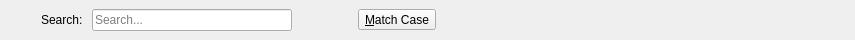
<?xml version="1.0" encoding="UTF-8"?>
<ui version="4.0">
 <class>SearchToolbar</class>
 <widget class="QWidget" name="SearchToolbar">
  <property name="geometry">
   <rect>
    <x>0</x>
    <y>0</y>
    <width>855</width>
    <height>40</height>
   </rect>
  </property>
  <layout class="QHBoxLayout" name="horizontalLayout">
   <property name="topMargin">
    <number>4</number>
   </property>
   <property name="bottomMargin">
    <number>4</number>
   </property>
   <item>
    <widget class="MacToolButton" name="closeButton">
     <property name="sizePolicy">
      <sizepolicy hsizetype="Fixed" vsizetype="Fixed">
       <horstretch>0</horstretch>
       <verstretch>0</verstretch>
      </sizepolicy>
     </property>
     <property name="autoRaise">
      <bool>true</bool>
     </property>
    </widget>
   </item>
   <item>
    <widget class="QLabel" name="label">
     <property name="text">
      <string>Search: </string>
     </property>
    </widget>
   </item>
   <item>
    <widget class="FocusSelectLineEdit" name="lineEdit">
     <property name="minimumSize">
      <size>
       <width>100</width>
       <height>0</height>
      </size>
     </property>
     <property name="maximumSize">
      <size>
       <width>200</width>
       <height>16777215</height>
      </size>
     </property>
     <property name="placeholderText">
      <string>Search...</string>
     </property>
    </widget>
   </item>
   <item>
    <widget class="MacToolButton" name="previous">
     <property name="sizePolicy">
      <sizepolicy hsizetype="Fixed" vsizetype="Fixed">
       <horstretch>0</horstretch>
       <verstretch>0</verstretch>
      </sizepolicy>
     </property>
     <property name="shortcut">
      <string>Ctrl+Shift+G</string>
     </property>
     <property name="autoRaise">
      <bool>true</bool>
     </property>
    </widget>
   </item>
   <item>
    <widget class="MacToolButton" name="next">
     <property name="sizePolicy">
      <sizepolicy hsizetype="Fixed" vsizetype="Fixed">
       <horstretch>0</horstretch>
       <verstretch>0</verstretch>
      </sizepolicy>
     </property>
     <property name="shortcut">
      <string>Ctrl+G</string>
     </property>
     <property name="autoRaise">
      <bool>true</bool>
     </property>
    </widget>
   </item>
   <item>
    <widget class="MacToolButton" name="caseSensitive">
     <property name="text">
      <string>&amp;Match Case</string>
     </property>
     <property name="checkable">
      <bool>true</bool>
     </property>
    </widget>
   </item>
   <item>
    <widget class="QLabel" name="results">
     <property name="text">
      <string/>
     </property>
    </widget>
   </item>
   <item>
    <spacer name="horizontalSpacer">
     <property name="orientation">
      <enum>Qt::Horizontal</enum>
     </property>
     <property name="sizeHint" stdset="0">
      <size>
       <width>5</width>
       <height>1</height>
      </size>
     </property>
    </spacer>
   </item>
  </layout>
 </widget>
 <customwidgets>
  <customwidget>
   <class>FocusSelectLineEdit</class>
   <extends>QLineEdit</extends>
   <header>focusselectlineedit.h</header>
  </customwidget>
  <customwidget>
   <class>MacToolButton</class>
   <extends>QToolButton</extends>
   <header>mactoolbutton.h</header>
  </customwidget>
 </customwidgets>
 <resources/>
 <connections/>
</ui>
